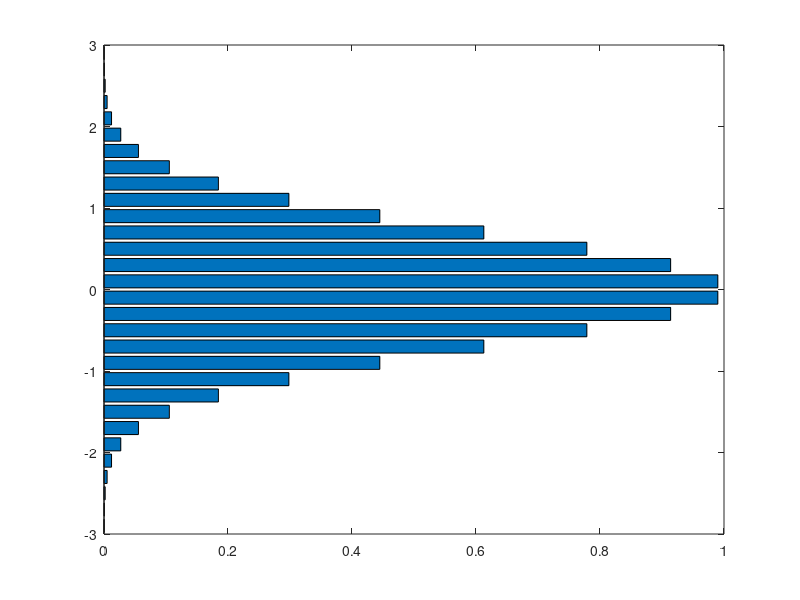

This figure's MATLAB source: (Note: this script raises an error after producing the figure.)
%
% Some more specialized graphics
% ==========================
%

%
% Pie chart : The function 'pie' draws a 'pie chart'
% of the given vector. An optional additional vector 
% variable tells which 'slices' are to be 'taken out' 
% of the pie.
% 

doc pie

v = [.5 1 1.6 1.2 .8 2.1]
pie (v)

takeout = [0 1 1 0 0 0];
pie(v,takeout)

%
% pie3 draws a better-looking 3-dimensional pie chart.
%

pie3(v,takeout)

%
% Bar chart: bar (or bar3 - for a 3-d look), drawS
% bar charts of the given vector (same input sequence
% as 'plot').
%

doc bar
x = -2.9:0.2:2.9;
y = exp(-x.^2);
plot (x,y)
bar (x,y)
bar3 (x,y)

%
% barh - draws a horizontal bar chart
%

barh (x,y)

%
% The function 'histogram' is more than a simple graphic
% function. It draws a histogram of the given vector.
% For that it has to count the number of elements in
% each bin.
%

doc histogram

%
% An example: random 5000 (or 50000, or 500000) numbers 
% drawn from a Gaussian distribution of zero mean and 
% unit standard deviation.
%

doc randn
y = randn(5000,1);
histogram(y)
y = randn(500000,1);
histogram(y)

clf

%
% Besides plotting, the function also can return as output 
% a structure containing all the information regarding the counts.
%

X = histogram(y)

%
% If we supply an additional scalar numerical argument,
% it tells 'histogram' how mamy bins are required to be
% in the histogram.
%

histogram(y,10)
histogram(y,100)

%
% We can also tell hist the location of the (left edges 
% of the) bins we want. Otherwise, the default is division 
% of the range of the input vector to 10 bins.
%

histogram(y,-5:0.25:4.75)

%
% Drawing a plot with vertical error bars is achieved
% with the 'errorbar' function.
%

doc errorbar

x = linspace(0,2,21);
y = sqrt(x);
err = y/10;
errorbar(x,y,err)
errorbar(x,y,err,'.')
errorbar(x,y,err,'o')
errorbar(x,y,err,'o--r')

%
% Plotting polar coordinates is achieved with the function
% 'polarplot',  which accepts as input the angle and the size of
% the vector we wish to visualize.
%

doc polarplot
t = linspace(0,2*pi);
r = sin(4*t)+1;
polarplot(t,r)
plot(t,r)
%
% Matlab functions related to time manipulation
% ======================================
%

%
% The function 'clock' outputs a 6-element vector
% of numbers containing the time as:
% year, month, day, hours, minutes,second
%

doc clock
clock
clock
c = clock;
c

%
% It's best to see it using the format 'short g',
% which chooses the best between 'double'
% and 'integer' representation
%

format shortG
c

%
% The function 'now' outputs the time as a single
% number, that counts the days from '0/0/0'.
%

doc now
now

%
% The function datestr converts the date number
% (output of 'now') to a string, according to a list
% of formats (the second parameter), that you can
% find in the documentation. We show here several
% examples.
%

doc datestr
datestr(now)
datestr(now,'dd-mmm')
datestr(now,'dd-mm')
datestr(now,'HH:MM dd-mmm')

%
% The function for the reverse operation
% (string to numbers) is 'datenum'
% 

doc datenum
datenum('17-Sep-1917 10:45')
then = datenum('17-Sep-1917 10:45')
now-then

%
% The function 'datevec' converts a date number 
% to a date vector (like the output of 'clock')
%

doc datevec
datevec(now)
format shortG
datevec(now)

%
% The function 'datetime' converts a date number 
% to a date vector (like the output of 'clock')
%
doc datetime
datetime('yesterday')
datetime('now')
datetime('1-Jan-2019 12:45:07')
datetime([2019 1 1 12 45 07])
datetime(2019,1,1)
datetime('now','TimeZone','Asia/Seoul','Format','d-MMM-y HH:mm:ss Z')

%
% The function 'weekday' output the day of the
% week for any date (a number or a string!)
%

doc weekday
weekday(now)

%
% With two output arguments it also gives the
% string of the weekday name.
%

[n,s] = weekday(now)

%
% The function 'eomday' outputs the number of days
% in the given month (year and month)
%

doc eomday
eomday(2017,1)
eomday(2017,2)
eomday(2016,2)

%
% The function 'calendar' produces a calendar of the given month.
% (as a simple matrix)
%

doc calendar
calendar
mat = calendar;
mat
calendar(2019,1)

%
% The functions 'tic' and 'toc' can be used to measure
% the time elapsing - used for testing the performance
% of codes we write- they act as a stopwatch.
%

doc tic
tic;plot(rand(50,5));toc
tic;plot(rand(50,5));toc
tic;plot(rand(50,5));toc
tic;plot(rand(50,5));toc
tic;plot(rand(50,5));toc
tic;plot(rand(50,5));toc

%
% While tic and toc measure the elapsed time in the real world,
% 'cputime' measures only the time spent in the cpu.
%

doc cputime
t = cputime;plot(rand(50,5));cputime-t
t = cputime;plot(rand(50,5));cputime-t
t = cputime;plot(rand(50,5));cputime-t
t = cputime;plot(rand(50,5));cputime-t

%
% Matlab's profiler can help us examine the time it takes
% to every piece of our code to run - a very powerful tool
% to optimize performance
%
doc profile

profile on

for ii = 1:1000
convert_cm(ii,'inch');
end

profile viewer



